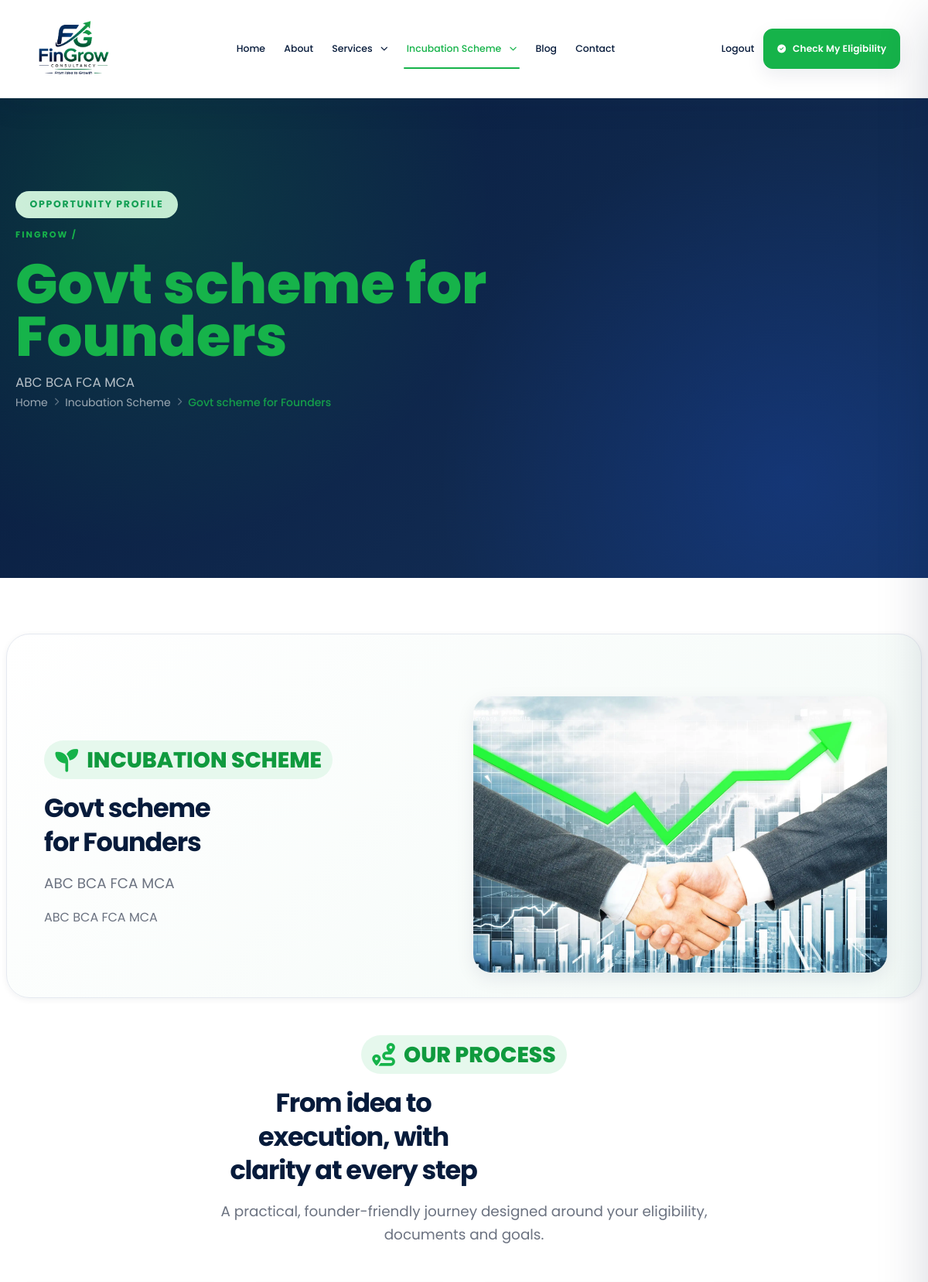
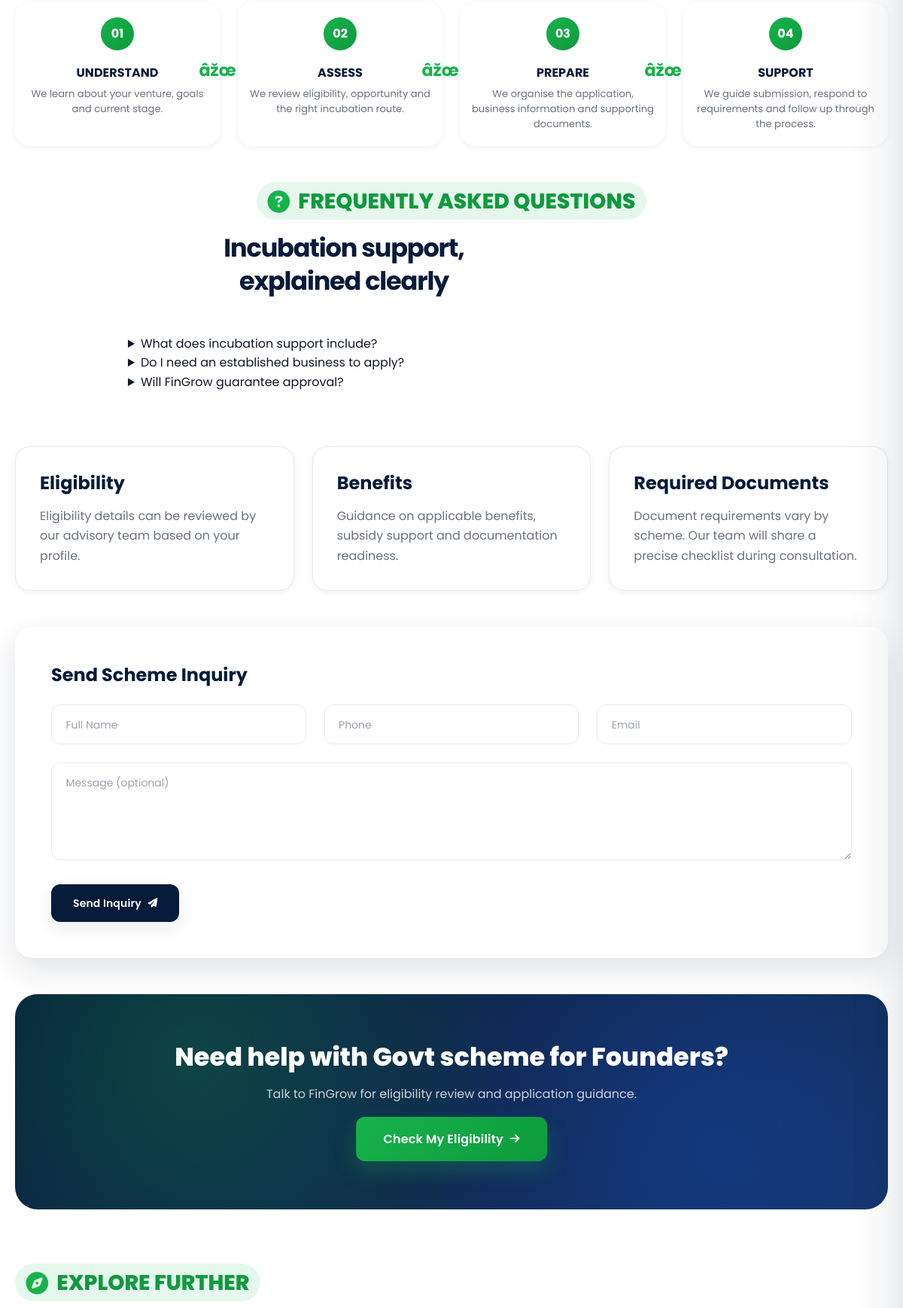
The app's page /government-schemes/govt-scheme-for-founders/ (signed in, upper part) with its own data (2 pictures, top to bottom).
### website/models.py (models this page shows, shortened)
class GovernmentScheme(models.Model):
    title = models.CharField(max_length=150)
    slug = models.SlugField(max_length=170, unique=True)
    short_description = models.TextField()
    description = models.TextField(blank=True)
    eligibility = models.TextField(blank=True)
    benefits = models.TextField(blank=True)
    required_documents = models.TextField(blank=True)
    featured_image = models.ImageField(upload_to="government-schemes/", blank=True, null=True)
    display_order = models.PositiveIntegerField(default=0)
    active = models.BooleanField(default=True)
    created_at = models.DateTimeField(default=timezone.now, editable=False)
    updated_at = models.DateTimeField(auto_now=True)
    class Meta:
        ordering = ["display_order", "title"]
        verbose_name = "Government Scheme"
        verbose_name_plural = "Government Schemes"

### website/views.py (the view)
# urls.py: path("government-schemes/<slug:slug>/", views.government_scheme_detail, name="government_scheme_detail"),
@login_required
def government_scheme_detail(request, slug):
    scheme = get_object_or_404(GovernmentScheme, slug=slug, active=True)
    form = ContactInquiryForm()
    if request.method == "POST":
        if save_inquiry(request):
            return redirect("government_scheme_detail", slug=scheme.slug)
        form = ContactInquiryForm(request.POST)
    related_schemes = GovernmentScheme.objects.filter(active=True).exclude(pk=scheme.pk)[:3]
    return render(
        request,
        "government_scheme_detail.html",
        {
            "scheme": scheme,
            "form": form,
            "related_schemes": related_schemes,
        },
    )

### website/forms.py (shortened to what this page needs)
class ContactInquiryForm(forms.ModelForm):
    website = forms.CharField(required=False, widget=forms.HiddenInput)
    class Meta:
        model = ContactInquiry
        fields = ["name", "phone", "email", "subject", "message", "page_type", "page_title", "current_url"]

### website/context_processors.py (called while the page is built, shortened)
def website_settings(request):
    return {
        "website_settings": WebsiteSettings.objects.first(),
        "nav_services": Service.objects.filter(active=True)[:5],
        "nav_categories": ServiceCategory.objects.filter(is_active=True).order_by("display_order", "name"),
        "footer_categories": ServiceCategory.objects.filter(is_active=True).order_by("display_order", "name"),
        "nav_schemes": GovernmentScheme.objects.filter(active=True)[:5],
        "footer_services": Service.objects.filter(active=True)[:6],
        "footer_schemes": GovernmentScheme.objects.filter(active=True)[:6],
    }

def admin_dashboard(request):
    if not request.path.startswith("/admin") or not request.user.is_staff:
        return {}

### templates/government_scheme_detail.html (shortened to what this page needs)
{% extends "base.html" %}
{% load static %}
{% block nav_schemes %}active{% endblock %}
{% block breadcrumb %}
<section class="fg-breadcrumb-section fg-page-hero--scheme-detail">
    <div class="container">
        <span class="fg-eyebrow">Opportunity profile</span><h1 class="fg-breadcrumb-section__title">{{ scheme.title }}</h1><p class="fg-page-hero__subtitle">{{ scheme.short_description }}</p>
        <nav class="fg-breadcrumb">
            <a href="{% url 'home' %}">Home</a>
                <i class="fa-solid fa-chevron-right"></i>
            <a href="{% url 'government_schemes' %}">Incubation Scheme</a>
            <i class="fa-solid fa-chevron-right"></i>
            <span class="fg-breadcrumb-current">{{ scheme.title }}</span>
        </nav>
    </div>
</section>
{% endblock %}
{% block content %}
<section class="fg-section fg-section--white">
    <div class="container">
        <div class="row align-items-center gy-5 fg-detail-hero">
            <div class="col-lg-6 fg-detail-hero__content">
                <h2 class="fg-section-heading-badge"><i class="fa-solid fa-seedling"></i> Incubation Scheme</h2>
                <h3 class="fg-section-title">{{ scheme.title }}</h3>
                <p class="fg-lead">{{ scheme.short_description }}</p>
                <div>{{ scheme.description|default:scheme.short_description|linebreaks }}</div>
            </div>
            {% if scheme.featured_image %}
            <div class="col-lg-6 fg-detail-hero__media">
                <img src="{{ scheme.featured_image.url }}" alt="{{ scheme.title }}" class="fg-radius-2xl" loading="lazy" decoding="async">
            </div>
            {% endif %}
        </div>
        <div class="fg-section-header fg-section-header--center mt-5" data-aos="fade-up">
            <h2 class="fg-section-heading-badge"><i class="fa-solid fa-route"></i> Our Process</h2>
            <h3 class="fg-section-title">From idea to execution, with clarity at every step</h3>
            <p class="fg-section-subtitle">A practical, founder-friendly journey designed around your eligibility, documents and goals.</p>
        </div>
        <div class="fg-process-grid mt-4">
            <div class="fg-process-card"><span class="fg-process-card__step">01</span><h3>Understand</h3><p>We learn about your venture, goals and current stage.</p></div>
            <div class="fg-process-card"><span class="fg-process-card__step">02</span><h3>Assess</h3><p>We review eligibility, opportunity and the right incubation route.</p></div>
            <div class="fg-process-card"><span class="fg-process-card__step">03</span><h3>Prepare</h3><p>We organise the application, business information and supporting documents.</p></div>
            <div class="fg-process-card"><span class="fg-process-card__step">04</span><h3>Support</h3><p>We guide submission, respond to requirements and follow up through the process.</p></div>
        </div>
        <div class="fg-section-header fg-section-header--center mt-5" data-aos="fade-up">
            <h2 class="fg-section-heading-badge"><i class="fa-solid fa-circle-question"></i> Frequently Asked Questions</h2>
            <h3 class="fg-section-title">Incubation support, explained clearly</h3>
        </div>
        <div class="fg-faq-wrapper">
            <details class="fg-faq-item"><summary>What does incubation support include?</summary></details>
            <details class="fg-faq-item"><summary>Do I need an established business to apply?</summary></details>
            <details class="fg-faq-item"><summary>Will FinGrow guarantee approval?</summary><p>No. Approval is decided by the relevant authority or incubator. Our role is to improve clarity, readiness and process discipline.</p></details>
        </div>
        <div class="row g-4 mt-5">
            <div class="col-lg-4"><div class="fg-card"><h3>Eligibility</h3><div>{{ scheme.eligibility|default:"Eligibility details can be reviewed by our advisory team based on your profile."|linebreaks }}</div></div></div>
            <div class="col-lg-4"><div class="fg-card"><h3>Benefits</h3><div>{{ scheme.benefits|default:"Guidance on applicable benefits, subsidy support and documentation readiness."|linebreaks }}</div></div></div>
            <div class="col-lg-4"><div class="fg-card"><h3>Required Documents</h3><div>{{ scheme.required_documents|default:"Document requirements vary by scheme. Our team will share a precise checklist during consultation."|linebreaks }}</div></div></div>
        </div>
        <div class="fg-contact-card mt-5">
            <h3 class="mb-4">Send Scheme Inquiry</h3>
            <form method="post" action="{% url 'government_scheme_detail' scheme.slug %}">
                <div class="row g-4">
                    <div class="col-md-4"><input type="text" name="name" class="fg-form-control" placeholder="Full Name" required></div>
                    <div class="col-md-4"><input type="tel" name="phone" class="fg-form-control" placeholder="Phone" required></div>
                    <div class="col-md-4"><input type="email" name="email" class="fg-form-control" placeholder="Email" required></div>
                    <div class="col-12"><textarea name="message" class="fg-form-control" placeholder="Message (optional)"></textarea></div>
                    <div class="col-12"><button type="submit" class="btn fg-btn fg-btn--primary">Send Inquiry <i class="fa-solid fa-paper-plane"></i></button></div>
                </div>
            </form>
        </div>
        <div class="fg-cta mt-5">
            <h2>Need help with {{ scheme.title }}?</h2>
            <p>Talk to FinGrow for eligibility review and application guidance.</p>
            <a href="{% url 'contact' %}" class="btn fg-btn fg-btn--green fg-btn--lg">Check My Eligibility <i class="fa-solid fa-arrow-right"></i></a>
        </div>
        <div class="row g-4 mt-5">
            <div class="col-12">
                <div class="fg-section-header">
                    <h2 class="fg-section-heading-badge"><i class="fa-solid fa-compass"></i> Explore further</h2>
                </div>
            </div>
        </div>
    </div>
</section>
{% endblock %}

### records on screen
GovernmentScheme: title "Govt scheme for Founders", short_description "ABC BCA FCA MCA", description "ABC BCA FCA MCA", featured_image (picture), eligibility "Eligibility details can be reviewed by our advisory team based on your profile.", benefits "Guidance on applicable benefits, subsidy support and documentation readiness.", required_documents "Document requirements vary by scheme. Our team will share a precise checklist during consultation."
